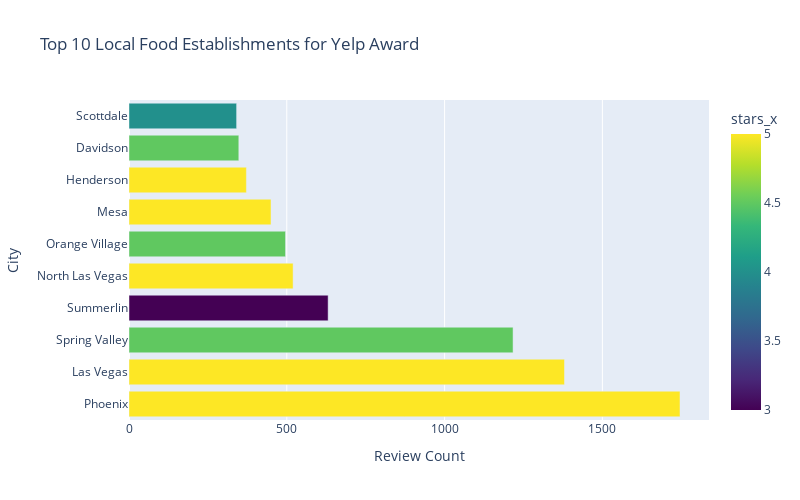

Notebook source saved alongside this figure:
### Markdown cell above
In this i first filtered the rows with food establishments and then group by city and find the food establishments with reviews abd ratings and then displays the establishmnets deserving the best local food establishment award

### Code cell
food_establishments = business_data[business_data['categories'].str.contains('Restaurants')]
# Grouping by city and get the maximum stars for each city
max_stars_per_city = food_establishments.groupby('city')['stars_x'].max().reset_index()
food_establishments_with_max_stars = pd.merge(food_establishments, max_stars_per_city, how='inner', on=['city', 'stars_x'])

# Get the top food establishments with the highest review count in each city
top_food_establishments = food_establishments_with_max_stars.sort_values(by=['city', 'review_count'], ascending=[True, False])
top_food_establishments = top_food_establishments.drop_duplicates(subset='city')

# Select the top 10 food establishments based on review count
top_10_food_establishments = top_food_establishments.nlargest(10, 'review_count')

# Plotting using Plotly Express
fig = px.bar(top_10_food_establishments, x='review_count', y='city', color='stars_x',
             labels={'review_count': 'Review Count', 'city': 'City'},
             title='Top 10 Local Food Establishments for Yelp Award',
             color_continuous_scale='Viridis')

# Customize the layout
fig.update_layout(xaxis=dict(title='Review Count'), yaxis=dict(title='City'),
                  legend=dict(title='Stars Rating'), height=500, width=800)

# Show the interactive plot
fig.show()

### Figure 1 — Plotly figure (JSON) as saved in the notebook; plotly's stock layout.template omitted (floating-point values rounded to 4 significant figures)
{"data": [{"alignmentgroup": "True", "hovertemplate": "Review Count=%{x}<br>City=%{y}<br>stars_x=%{marker.color}<extra></extra>", "legendgroup": "", "marker": {"color": [5, 5, 4.5, 3, 5, 4.5, 5, 5, 4.5, 4], "coloraxis": "coloraxis", "pattern": {"shape": ""}}, "name": "", "offsetgroup": "", "orientation": "h", "showlegend": false, "textposition": "auto", "type": "bar", "x": [1746, 1380, 1217, 631, 520, 496, 450, 372, 348, 341], "xaxis": "x", "y": ["Phoenix", "Las Vegas", "Spring Valley", "Summerlin", "North Las Vegas", "Orange Village", "Mesa", "Henderson", "Davidson", "Scottdale"], "yaxis": "y"}], "layout": {"barmode": "relative", "coloraxis": {"colorbar": {"title": {"text": "stars_x"}}, "colorscale": [[0, "#440154"], [0.1111, "#482878"], [0.2222, "#3e4989"], [0.3333, "#31688e"], [0.4444, "#26828e"], [0.5556, "#1f9e89"], [0.6667, "#35b779"], [0.7778, "#6ece58"], [0.8889, "#b5de2b"], [1, "#fde725"]]}, "height": 500, "legend": {"title": {"text": "Stars Rating"}, "tracegroupgap": 0}, "title": {"text": "Top 10 Local Food Establishments for Yelp Award"}, "width": 800, "xaxis": {"anchor": "y", "domain": [0, 1], "title": {"text": "Review Count"}}, "yaxis": {"anchor": "x", "domain": [0, 1], "title": {"text": "City"}}}}
